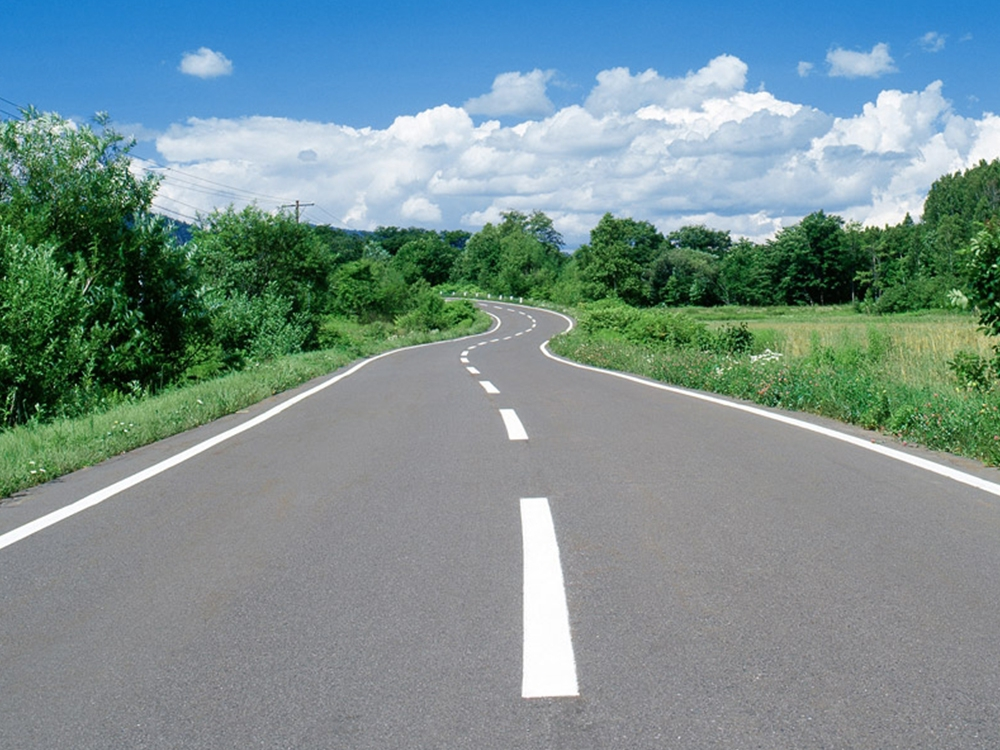
#> input picture lane/3.jpg, 1000 x 750 px, given in place of 2019pist.mp4, which was not available
$ python video_read_for_linedetection.py
#> lines starting #> are read from the running program, lines starting #| are printed output that depends on the picture; after the words box and inside, x2 and y2 are one past the last pixel; in counts of white or black regions, pixels touching at a corner belong together; pictures that were not available may be replaced by others from this repository, and a replacement may not be noted
### lane/line_detection_with_opencv.py
""" Created on Monday July 5 15:24:11 2020

@author E-mail = hasan.ozfidan@std.yildiz.edu.tr

"""
# Note: Comment lines added for debugging.

import cv2
import numpy as np
import matplotlib.pyplot as plt
import psutil


def warp(img):
    img_size = (img.shape[1], img.shape[0])

    width = img.shape[1]
    height = img.shape[0]

    sag_ust_src_x = int(width * 0.68)
    sag_ust_src_y = int(height * 0.52)

    sag_alt_src_X = int(width * 0.791)
    sag_alt_src_y = int(height * 1)

    sol_alt_src_x = int(width * 0.208)
    sol_alt_src_y = int(height * 1)

    sol_ust_src_x = int(width * 0.319)
    sol_ust_src_y = int(height * 0.52)


    sag_ust_dst_x = int(width * 0.74)
    sag_ust_dst_y = int(height * 0.4)

    sag_alt_dst_x = int(width * 0.74)
    sag_alt_dst_y = int(height * 1)

    sol_alt_dst_x = int(width * 0.259)
    sol_alt_dst_y = int(height * 1)

    sol_ust_dst_x = int(width * 0.259)
    sol_ust_dst_y = int(height * 0.4)


    src = np.float32(
        [[sag_ust_src_x, sag_ust_src_y],       #sag_ust
         [sag_alt_src_X, sag_alt_src_y],       #sag_alt
         [sol_alt_src_x, sol_alt_src_y],       #sol_alt
         [sol_ust_src_x, sol_ust_src_y]])      #sol_ust
    dst = np.float32(
        [[sag_ust_dst_x, sag_ust_dst_y],
         [sag_alt_dst_x, sag_alt_dst_y],
         [sol_alt_dst_x, sol_alt_dst_y],
         [sol_ust_dst_x, sol_ust_dst_y]])
    M = cv2.getPerspectiveTransform(src, dst)
    Minv = cv2.getPerspectiveTransform(dst, src)
    warped = cv2.warpPerspective(img, M, img_size, flags=cv2.INTER_LINEAR)


    return warped


def preprocess_img(img):

    cropped_image = img

    height = cropped_image.shape[0]
    width = cropped_image.shape[1]

    min_x = 0
    max_x = width
    min_y = 0
    max_y = int(height * 0.54)  #0.54
    car_top_y = int(height * 1) #0.87
    car_bottom_y = height

    cropped_image[ min_y :max_y, min_x:max_x]=0
    cropped_image[car_top_y:car_bottom_y, min_x:max_x]=0

    return cropped_image

# [14 lines left out: function increase_brightness, not called in this run]


def firstzonecut(img, mercedes_dif=0):
    height, width = img.shape
    polygons = np.array(
        [
            [
                 [width // 6 + mercedes_dif, height],
                 [5 * (width // 6) + mercedes_dif, height],
                 [5 * (width // 6)-50  + mercedes_dif, (height // 11) * 10],
                 [(width // 6)+50 + mercedes_dif, (height // 11) * 10]	#sol_ust
            ]
        ], dtype=np.int32
    )

    mask = np.zeros_like(img)
    cv2.fillPoly(mask, polygons, 255)
    masked_image = cv2.bitwise_and(img, mask)
    return masked_image


def blur(image):
    gray = cv2.cvtColor(image, cv2.COLOR_RGB2GRAY)
    kernel_sizex = 9
    kernel_sizey = 9
    blur_gray = cv2.GaussianBlur(gray, (kernel_sizex, kernel_sizey), 0)
    return blur_gray


def regional_canny(blur_gray):


    height = blur_gray.shape[0]
    width = blur_gray.shape[1]

    min_x = 0
    max_x = width
    min_y = 0
    max_y = int(height * 0.55)
    car_top_y = int(height * 0.87)
    car_bottom_y = height

    zero_img = np.copy(blur_gray) * 0
    top_line = max_y+1         #(height // 4) * 3   #plus 1 is offset(actually not necessery to understand)
    mid_line = ((car_top_y - top_line) // 2) + top_line    #((height - top_line) // 2) + top_line
    sigma1 = 1.33 # 1.33	#5	#5	#6	#7	#7
    sigma2 = 0.77 # 0.77	#2	#3	#5	#5	#6
    katsayi = 1  # 2		#1	#1	#1	#1

    for x in range(2):
        for a in range(1, 7):
            left = int(width * (a - 1) * (1.0 / 6))
            right = int(width * a * (1.0 / 6))
            box = blur_gray[top_line: mid_line, left: right]

            average = np.mean(box)
            upper = int(max(0, (sigma1) * average)) * katsayi
            lower = int(min(255, (sigma2) * average)) * katsayi
            little_canny_area = cv2.Canny(box, upper, lower)
            zero_img[top_line: mid_line, left: right] = little_canny_area
        top_line = mid_line
        mid_line = (car_top_y - 3) #minus 3 is offset(actually not necessery to understand)
    little_canny_area = zero_img
    little_canny_area = little_canny_area[max_y:car_top_y, min_x:max_x]

    return little_canny_area


def hough1(edges):		#implement to the full_image
    rho = 2
    theta = np.pi / 180
    threshold = 15
    min_line_length = 25
    max_line_gap = 5
    line_image = np.copy(edges) * 0
    lines = cv2.HoughLinesP(edges, rho, theta, threshold, np.array([]), min_line_length, max_line_gap)
    try:
        for line in lines:
            for x1, y1, x2, y2 in line:
                cv2.line(line_image, (x1, y1), (x2, y2), (255, 255, 255), 10)
    except:
        pass
    hough = cv2.addWeighted(edges, 1, line_image, 1, 0)
    return hough


def hough2(edges):		#implement to the first zone only
    rho = 2
    theta = np.pi / 180
    threshold = 15
    min_line_length = 25
    max_line_gap = 7
    line_image = np.copy(edges) * 0
    lines = cv2.HoughLinesP(edges, rho, theta, threshold, np.array([]), min_line_length, max_line_gap)
    try:
        for line in lines:
            for x1, y1, x2, y2 in line:
                cv2.line(line_image, (x1, y1), (x2, y2), (255, 255, 255), 17)
    except:
        pass
    hough = cv2.addWeighted(edges, 1, line_image, 1, 0)
    return hough


# [26 lines left out: functions finishzonecut, draw_line, not called in this run]

def canny(image, mercedes_dif=0):
    org_mercedes = mercedes_dif
    mercedes_dif *= 1
    cut_image = preprocess_img(image)
   # cut_image = increase_brightness(cut_image, value=90) #if the image is very dark you can use this line for bright image
    blur_gray = blur(cut_image)
    edges = regional_canny(blur_gray)
    firstzone = firstzonecut(edges, mercedes_dif)
    Hough2 = hough2(firstzone)
    Hough1 = hough1(edges)
    final = cv2.addWeighted(Hough2, 1, Hough1, 1, 0)
    #final = draw_line(final ,mercedes_dif)
    resim = cv2.resize(final, (1080 , 720))
    warped_final = warp(resim)


    #cv2.imshow("Image", resim)
    #cv2.waitKey(0)


    # Calling psutil.cpu_precent() for 4 seconds
    print('RAM memory % used:', psutil.virtual_memory()[2])


    return warped_final

#path = r'/home/hasan/Desktop/bitirme/lane/1.png'
#image = cv2.imread(path)
#canny(image, mercedes_dif=0)

### lane/findwaypoints.py
import line_detection_with_opencv
import cv2
import numpy as np
import matplotlib.pyplot as plt
import matplotlib.image as mpimg


def find_lane_pixels(binary_warped):
    # Take a histogram of the bottom half of the image
    histogram = np.sum(binary_warped[binary_warped.shape[0]//2:,:], axis=0)
    # Create an output image to draw on and visualize the result
    out_img = np.dstack((binary_warped, binary_warped, binary_warped))
    # Find the peak of the left and right halves of the histogram
    # These will be the starting point for the left and right lines
    midpoint = np.int64(histogram.shape[0]//2)
    leftx_base = np.argmax(histogram[:midpoint])
    rightx_base = np.argmax(histogram[midpoint:]) + midpoint

    # HYPERPARAMETERS
    # Choose the number of sliding windows
    nwindows = 12
    # Set the width of the windows +/- margin
    margin = 120
    # Set minimum number of pixels found to recenter window
    minpix = 50

    # Set height of windows - based on nwindows above and image shape
    window_height = np.int64(binary_warped.shape[0]//nwindows)
    # Identify the x and y positions of all nonzero pixels in the image
    nonzero = binary_warped.nonzero()
    nonzeroy = np.array(nonzero[0])
    nonzerox = np.array(nonzero[1])
    # Current positions to be updated later for each window in nwindows
    leftx_current = leftx_base
    rightx_current = rightx_base

    # Create empty lists to receive left and right lane pixel indices
    left_lane_inds = []
    right_lane_inds = []

    # Step through the windows one by one
    for window in range(nwindows-1):
        # Identify window boundaries in x and y (and right and left)
        win_y_low = binary_warped.shape[0] - (window+1)*window_height
        win_y_high = binary_warped.shape[0] - window*window_height
        win_xleft_low = leftx_current - margin
        win_xleft_high = leftx_current + margin
        win_xright_low = rightx_current - margin
        win_xright_high = rightx_current + margin

        # Draw the windows on the visualization image
        cv2.rectangle(out_img,(win_xleft_low,win_y_low),
        (win_xleft_high,win_y_high),(0,255,0), 2)
        cv2.rectangle(out_img,(win_xright_low,win_y_low),
        (win_xright_high,win_y_high),(0,255,0), 2)

        # Identify the nonzero pixels in x and y within the window #
        good_left_inds = ((nonzeroy >= win_y_low) & (nonzeroy < win_y_high) &
        (nonzerox >= win_xleft_low) &  (nonzerox < win_xleft_high)).nonzero()[0]
        good_right_inds = ((nonzeroy >= win_y_low) & (nonzeroy < win_y_high) &
        (nonzerox >= win_xright_low) &  (nonzerox < win_xright_high)).nonzero()[0]

        # Append these indices to the lists
        left_lane_inds.append(good_left_inds)
        right_lane_inds.append(good_right_inds)

        # If you found > minpix pixels, recenter next window on their mean position
        if len(good_left_inds) > minpix:
            leftx_current = np.int64(np.mean(nonzerox[good_left_inds]))
        if len(good_right_inds) > minpix:
            rightx_current = np.int64(np.mean(nonzerox[good_right_inds]))

    # Concatenate the arrays of indices (previously was a list of lists of pixels)
    try:
        left_lane_inds = np.concatenate(left_lane_inds)
        right_lane_inds = np.concatenate(right_lane_inds)
    except ValueError:
        # Avoids an error if the above is not implemented fully
        pass

    # Extract left and right line pixel positions
    leftx = nonzerox[left_lane_inds]
    lefty = nonzeroy[left_lane_inds]
    rightx = nonzerox[right_lane_inds]
    righty = nonzeroy[right_lane_inds]

    return leftx, lefty, rightx, righty, out_img


def fit_polynomial(binary_warped):
    # Find our lane pixels first
    leftx, lefty, rightx, righty, out_img = find_lane_pixels(binary_warped)

    # Fit a second order polynomial to each using `np.polyfit`
    try:

        left_fit = np.polyfit(lefty, leftx, 2)
        right_fit = np.polyfit(righty, rightx, 2)

    # Generate x and y values for plotting
        ploty = np.linspace(0, binary_warped.shape[0]-1, binary_warped.shape[0] )
        try:
            left_fitx = left_fit[0]*ploty**2 + left_fit[1]*ploty + left_fit[2]
            right_fitx = right_fit[0]*ploty**2 + right_fit[1]*ploty + right_fit[2]
        except TypeError:
        # Avoids an error if `left` and `right_fit` are still none or incorrect
            print('The function failed to fit a line!')
            left_fitx = 1*ploty**2 + 1*ploty
            right_fitx = 1*ploty**2 + 1*ploty


    ## Visualization ##
    # Colors in the left and right lane regions
        out_img[lefty, leftx] = [255, 0, 0]
        out_img[righty, rightx] = [0, 0, 255]

    # Plots the left and right polynomials on the lane lines
        plt.plot(left_fitx, ploty, color='cyan')
        plt.plot(right_fitx, ploty, color='yellow')


        mid_left = (binary_warped.shape[1] // 2.0) - (binary_warped.shape[1]*0.04)
        mid_right = (binary_warped.shape[1] // 2.0) + (binary_warped.shape[1]*0.04)

        lane_alert = False


        if all(x > mid_left for x in leftx):

            print ("misses the road in the left lane")
            lane_alert = True

        if all(x < mid_right for x in rightx):

            print ("misses the road in the right lane")
            lane_alert = True

    except:
        lane_alert = False


    return out_img, lane_alert

def polyfit(img):

    binary_image = line_detection_with_opencv.canny(img)
    out_img = fit_polynomial(binary_image)

    return out_img


# [6 lines of commented-out code are left out]

### lane/video_read_for_linedetection.py
import cv2
import numpy as np
import findwaypoints
import matplotlib.pyplot as plt


cap = cv2.VideoCapture("2019pist.mp4")
frame_width = int(cap.get(3))
frame_height = int(cap.get(4))
size = (frame_width, frame_height)

if (cap.isOpened()== False):
  print("Error opening video stream or file")
cnt = 0
while cap.isOpened()and cnt<10000 :
    ret, frame = cap.read()
#> frame is the input picture: shape (750, 1000, 3); mean B, G, R 145.2, 144.7, 121.7
    #cv2.imshow('das',frame)
    #cv2.waitKey(1)
    if ret:
        new_img , a = findwaypoints.polyfit(frame)
#> in blur, `gray = cv2.cvtColor(image, cv2.COLOR_RGB2GRAY)`:
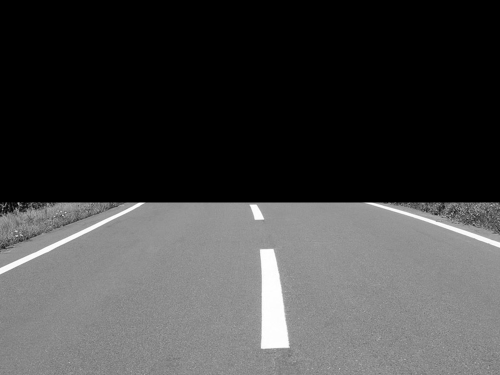
#> gray: shape (750, 1000) (shown at 1/2 size); min 0, max 255, mean 66.7
#> after the loop in regional_canny, `for x in range(2):`:
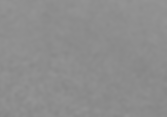
#> box: shape (117, 167); min 133, max 148, mean 141.2
#> after the loop in regional_canny, `for x in range(2):`:
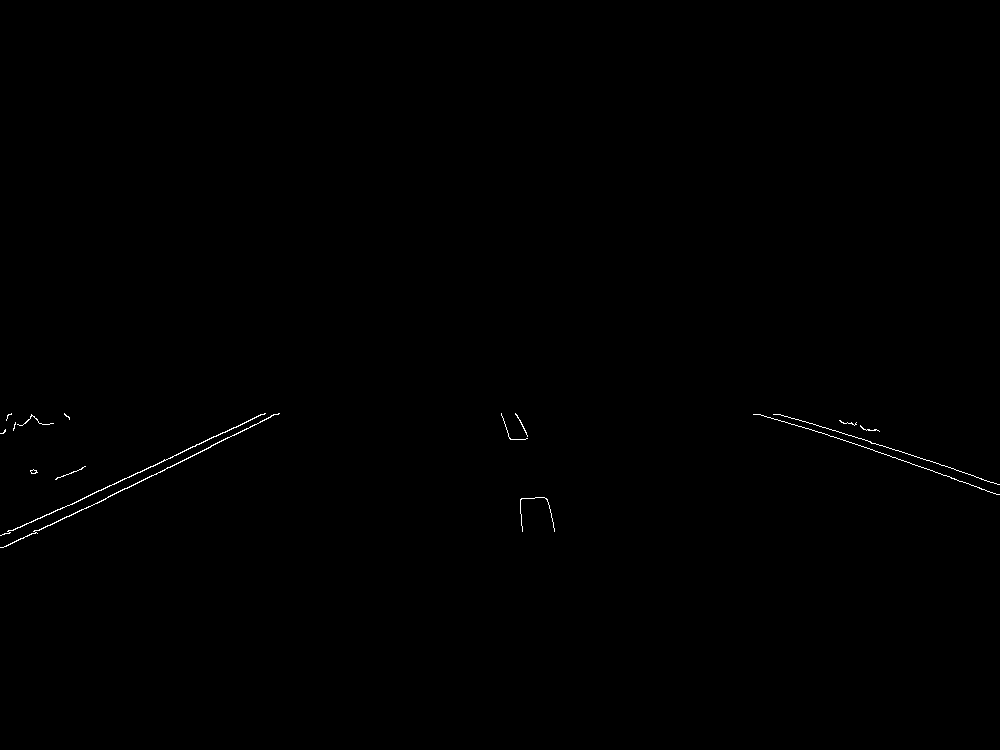
#> zero_img: shape (750, 1000); 0.22% white in thin lines or dots, all inside (x1, y1, x2, y2) = (0, 413, 1000, 548)
#> in firstzonecut, `cv2.fillPoly(mask, polygons, 255)`:
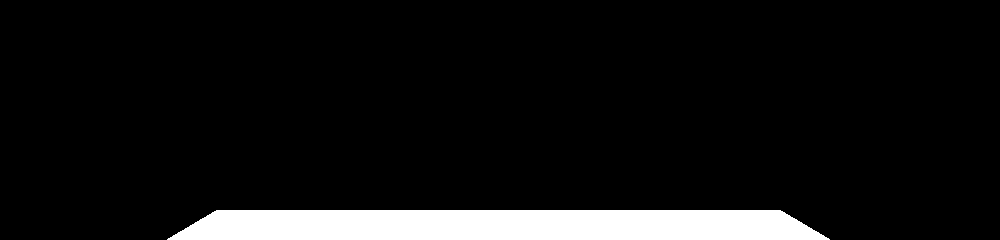
#> mask: shape (240, 1000); 7.7% white; 1 white region, box (x1, y1, x2, y2) and area: (167, 210, 830, 240) 18440
#> in hough2, `lines = cv2.HoughLinesP(edges, rho, theta, threshold, np.array([]), mi..`: lines = None
#> in hough1, `lines = cv2.HoughLinesP(edges, rho, theta, threshold, np.array([]), mi..`: lines = 13 rows, first 6: [4, 122, 265, 1], [137, 71, 274, 2], [787, 4, 875, 31], [797, 13, 855, 32], [883, 41, 998, 82], [897, 38, 927, 48]
#> the loop in hough1, `for line in lines:` made 13 passes
#> after the loop in hough1, `for line in lines:`:
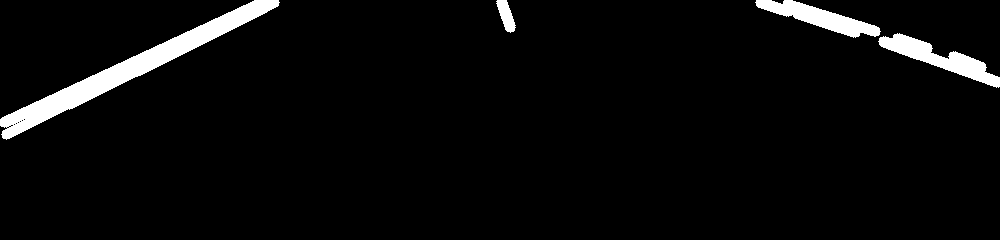
#> line_image: shape (240, 1000); 4.2% white; 4 white regions, box (x1, y1, x2, y2) and area: (0, 0, 280, 140) 5843, (878, 33, 1000, 88) 2084, (755, 0, 881, 38) 1861, (496, 0, 516, 33) 363
#> in canny, `resim = cv2.resize(final, (1080 , 720))`:
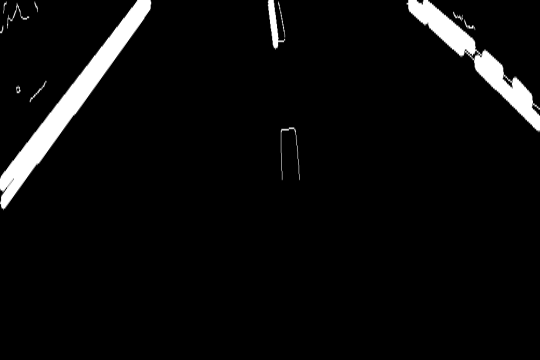
#> resim: shape (720, 1080) (shown at 1/2 size); min 0, max 255, mean 11.2
#> in warp, `M = cv2.getPerspectiveTransform(src, dst)`: M = [[3.98, 2.86, -1607.5], [-2.13e-15, 7.55, -1964.9], [-1.92e-18, 0.00531, 1]]
#> in warp, `Minv = cv2.getPerspectiveTransform(dst, src)`: Minv = [[0.598, -0.379, 216.6], [-2.49e-16, 0.132, 260.1], [-5.66e-19, -0.000703, 1]]
#> in find_lane_pixels, `histogram = np.sum(binary_warped[binary_warped.shape[0]//2:,:], axis=0)`: histogram = 1080 values from 0 to 0
#> in find_lane_pixels, `leftx_base = np.argmax(histogram[:midpoint])`: leftx_base = 0
#> in find_lane_pixels, `rightx_base = np.argmax(histogram[midpoint:]) + midpoint`: rightx_base = 540
#> in find_lane_pixels, `nonzero = binary_warped.nonzero()`: nonzero = 2768 positions, rows 0 to 261, columns 571 to 628
#> in find_lane_pixels, `nonzeroy = np.array(nonzero[0])`: nonzeroy = 2768 values from 0 to 261
#> in find_lane_pixels, `nonzerox = np.array(nonzero[1])`: nonzerox = 2768 values, max 628 at index 747, min 571 at index 1566, mean 600.3
#> in find_lane_pixels, `leftx_current = leftx_base`: leftx_current = 0
#> in find_lane_pixels, `rightx_current = rightx_base`: rightx_current = 540
#> the loop in find_lane_pixels, `for window in range(nwindows-1):` made 11 passes
#> (win_xright_low, win_xright_high, rightx_current) on passes 8 to 11: (420, 660, 596), (476, 716, 598), (478, 718, 599), (479, 719, 603)
#> after the loop in find_lane_pixels, `for window in range(nwindows-1):`:
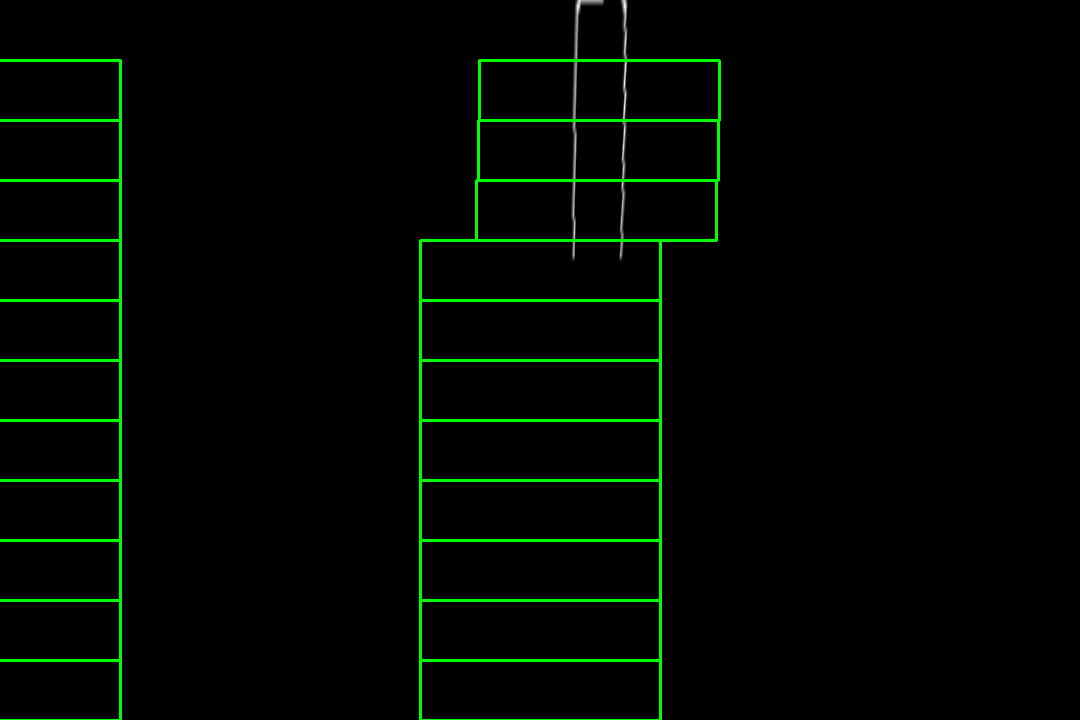
#> out_img: shape (720, 1080, 3); mean of channels 0, 1, 2 0.3, 6.3, 0.3; drawn as B, G, R
#> after the loop in find_lane_pixels, `for window in range(nwindows-1):`: left_lane_inds = [empty array, empty array, empty array, empty array, empty array, empty array, empty array, empty array, empty array, empty array, empty array]; right_lane_inds = 11 items, first 6: empty array, empty array, empty array, empty array, empty array, empty array
#> in find_lane_pixels, `left_lane_inds = np.concatenate(left_lane_inds)`: left_lane_inds = empty array
#> in find_lane_pixels, `right_lane_inds = np.concatenate(right_lane_inds)`: right_lane_inds = 1943 values, max 2767 at index 179, min 825 at index 1279, mean 1796
#> in find_lane_pixels, `leftx = nonzerox[left_lane_inds]`: leftx = empty array
#> in find_lane_pixels, `rightx = nonzerox[right_lane_inds]`: rightx = 1943 values, max 628 at index 1290, min 571 at index 0, mean 600.4
#> in find_lane_pixels, `righty = nonzeroy[right_lane_inds]`: righty = 1943 values, max 261 at index 173, min 60 at index 1279, mean 154.2
#> in fit_polynomial, `leftx, lefty, rightx, righty, out_img = find_lane_pixels(binary_warped)`: leftx = empty array
#> a = False
        #cv2.imshow('image',new_img)
        #cv2.waitKey(42)
        plt.imshow(new_img)
        plt.show()
        print(a)
#| False

    else:
        break

    cnt += 1
cap.release()
